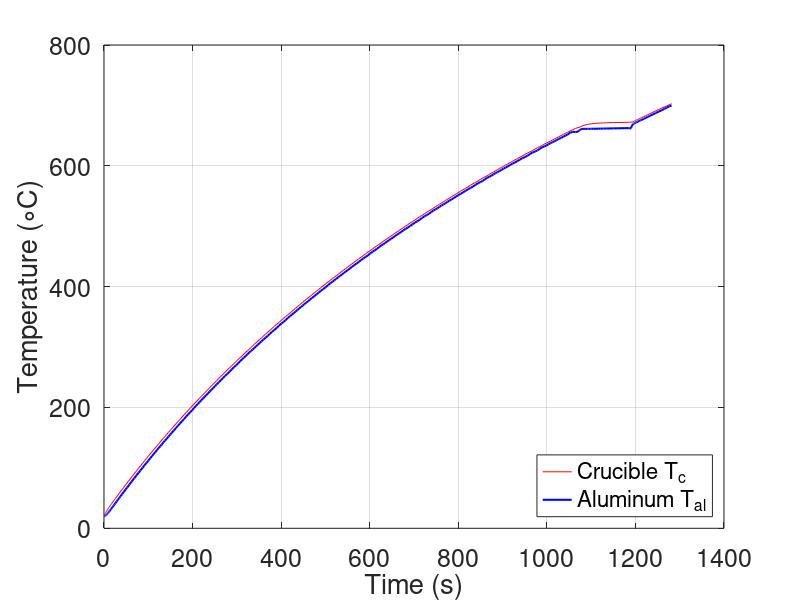

Source code (MATLAB): (Note: this script raises an error after producing the figure.)
%% SMELT two-node batch melt — parameters & derived quantities
% Units: ALL temperatures in degrees Celsius.
clear; clc;

%% ---- Power / efficiency ----
P     = 1000;        % W, input power
eta   = 0.45;        % provisional coupling efficiency (report benchmark)

%% ---- Masses ----
m_Al  = 0.200;       % kg, aluminum charge
m_c   = 0.358;       % kg, measured crucible mass

%% ---- Temperatures (C) ----
T0    = 20;          % start / ambient temp
Tinf  = T0;          % surroundings temp for loss term
Tm    = 660;         % Al melting point (660 C)
Tpour = 700;         % target pour temp (stop condition), ~710-810 C band

%% ---- Latent heat ----
Lf    = 397000;      % J/kg, Al fusion
dTpc  = 5;           % phase-change smoothing window, ~5-10 C (interval -> unchanged)
% Geometry
d_orifice = 0.008;              % m, orifice diameter (8 mm)
D_i       = 0.075;              % m, crucible bore (pool diameter)
A_orifice = pi*d_orifice^2/4;   % m^2
A_pool    = pi*D_i^2/4;         % m^2

% Flow
Cd  = 0.80;                     % discharge coeff, short-tube L/D~5.2
g   = 9.81;                     % m/s^2 (Earth)
rho = 2375;                     % kg/m^3, molten Al
dP  = 0;                        % Pa, purge-and-vent

% Initial condition
h0  = 0.047;                    % m, starting pool height
%% ---- Specific heat fits, J/(kg*C) — VERIFY before citing ----
% cp_Als(T) = 887.12  + 0.44*T    (solid Al,  T in C)
% cp_All    = 1180                (liquid Al, ~constant)
% cp_SiC(T) = 697.088 + 0.656*T   (SiC,       T in C)
% (intercepts shifted from the Kelvin fits so cp is identical at the same
%  physical temperature: 767 + 0.44*273 = 887.12; 518 + 0.656*273 = 697.088)
cp_All = 1180;

%% ---- Internal resistance R_int (crucible -> Al) ----
% BN coat dropped as thermally negligible vs SiC wall (~0.4% of SiC term).
% Keep k_SiC LOW: measured 358 g crucible implies high porosity.
t_SiC  = 0.01;                           % m, your 1 cm wall
k_SiC  = 15;                             % W/(m*C), low end for porous cast SiC
D_i    = 0.075;                          % m, crucible inner diameter (7.5 cm)
A_floor = pi*D_i^2/4;                    % m^2, crucible floor area
V_Al   = 0.000208;                       % m^3, molten Al volume (~500 g)
H_fill = V_Al / A_floor;                 % m, fill height
A_int  = pi*D_i*H_fill + A_floor;        % m^2, wetted wall + floor
R_int  = t_SiC/(k_SiC*A_int);
h_stop = 0.001;   % m, residual heel — stop drain here, not at exactly 0

%% ---- Loss conductance (U_loss * A_loss) ----
U_loss  = 2.674;     % W/(m^2*C), your verified hand calc
A_loss  = 0.12585;   % m^2, insulation casing outer area
UA_loss = U_loss * A_loss;   % W/C, conductance -> use THIS in loss term

%% ---- Sanity checks ----
disp(['R_int   = ', num2str(R_int), ' C/W']);
disp(['UA_loss = ', num2str(UA_loss), ' W/C   (expect ~0.337)']);

%% ODE45 solver portion
function dTdt = smeltODE(t, T, eta, P, m_c, m_Al, R_int, UA_loss, Tinf, Tm, dTpc, Lf, cp_All)
    Tc  = T(1);
    Tal = T(2);
    cp_SiC = 697.088 + 0.656*Tc;
    cp_Als = 887.12  + 0.44*Tal;
    if Tal < Tm - dTpc/2
        cp_Al_eff = cp_Als;
    elseif Tal <= Tm + dTpc/2
        cp_Al_eff = cp_Als + Lf/dTpc;
    else
        cp_Al_eff = cp_All;
    end
    Q_cAl  = (Tc - Tal)/R_int;
    Q_loss = UA_loss*(Tc - Tinf);
    dTc  = (eta*P - Q_cAl - Q_loss)/(m_c*cp_SiC);
    dTal = Q_cAl/(m_Al*cp_Al_eff);
    dTdt = [dTc; dTal];
end

smeltODE(0, [T0; T0], eta, P, m_c, m_Al, R_int, UA_loss, Tinf, Tm, dTpc, Lf, cp_All)

%% Step 2 of the ode creation
function [value, isterminal, direction] = pourEvent(t, T, Tpour)
    value = T(2) - Tpour;
    isterminal = 1;
    direction = 1;

end

%% ---- Solve ----
% Wrap the functions so ode45 sees only (t,T); the rest are filled from workspace
odeFun   = @(t,T) smeltODE(t, T, eta, P, m_c, m_Al, R_int, UA_loss, Tinf, Tm, dTpc, Lf, cp_All);
eventFun = @(t,T) pourEvent(t, T, Tpour);

opts   = odeset('Events', eventFun);        % register the stop condition
tspan  = [0 3600];                          % generous ceiling (s); event halts early
T_init = [T0; T0];                          % both nodes start at ambient

[t, T, te, ye] = ode45(odeFun, tspan, T_init, opts);

%% ---- Results ----
melt_time = te;                             % event time = melt duration (s)
disp(['Melt time = ', num2str(melt_time), ' s  (', num2str(melt_time/60), ' min)']);

%% ---- Plot ----
figure;
plot(t, T(:,1), 'r-', t, T(:,2), 'b-', 'LineWidth', 1.5);
xlabel('Time (s)', 'FontSize', 16);
ylabel('Temperature (\circC)', 'FontSize', 16);
legend('Crucible T_c', 'Aluminum T_{al}', 'Location', 'southeast', 'FontSize', 16);
set(gca, 'FontSize', 18);

grid on;

%% Solving the time it takes to have the aluminum flow through the hole

function dhdt = drainODE(t, h, Cd, A_orifice, A_pool, g, rho, dP)
    % guard against tiny negative h from solver overshoot
    h_eff = max(h, 0);
    v = Cd * sqrt(2*(g*h_eff + dP/rho));   % orifice exit velocity
    dhdt = -(A_orifice/A_pool) * v;         % pool height drops as metal leaves
end

drainODE(0, h0, Cd, A_orifice, A_pool, g, rho, dP)
eventFun = @(t,h) drainEvent(t, h, h_stop);
odeFun = @(t,h) drainODE(t, h, Cd, A_orifice, A_pool, g, rho, dP);
opts = odeset('Events', eventFun);
[t, h, te, he] = ode45(odeFun, [0 60], h0, opts);

function [value, isterminal, direction] = drainEvent(t, h, h_stop)
    value      = h - h_stop;   % zero when pool drops to the stop height
    isterminal = 1;            % stop integration there
    direction  = -1;           % trigger on the DOWNWARD crossing (h falling)
end
disp(['Drain time = ', num2str(te), ' s']);
